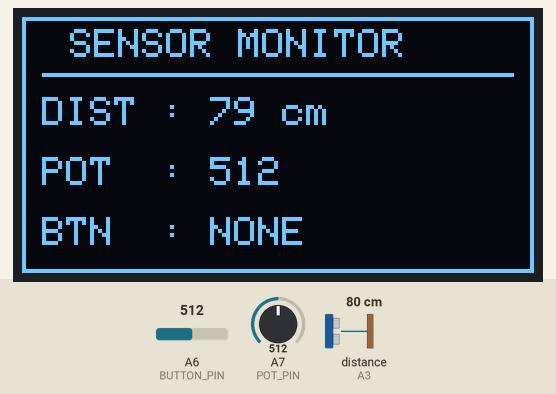
Recording of a sketch running on a simulated Arduino Nano, built with avr-gcc and run on an emulated ATmega328P. On the bench: 128×64 one-colour display. Wiring (inferred from the names in the program): ultrasonic range finder: trigger pin 5; echo A3. The inputs (shaded band) are chosen by the test bench; at power-on: A6 (BUTTON_PIN) = 512, distance to the obstacle (sensor on A3) 80 cm, A7 (POT_PIN) = 512. The echo pulse lasts 58.3 µs per cm; what the sketch prints to the serial monitor is not drawn.

Above: at 1.2 s.
1.3 s: A6 (BUTTON_PIN) set to 717
2.8 s: A6 (BUTTON_PIN) set to 742
At 4.0 s:
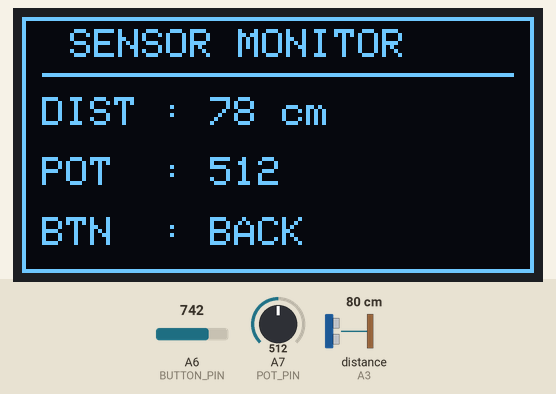
4.3 s: distance to the obstacle (sensor on A3) set to 2 cm
At 5.5 s:
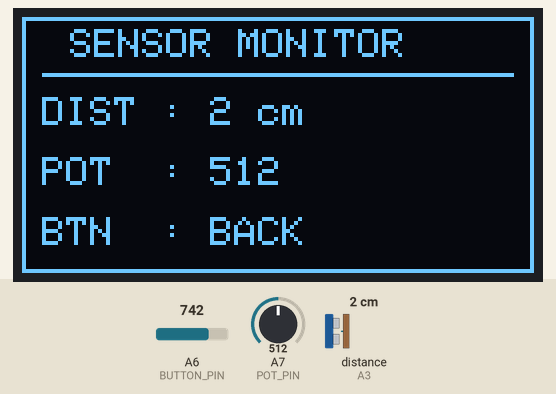
5.8 s: A6 (BUTTON_PIN) set to 855
At 7.0 s:
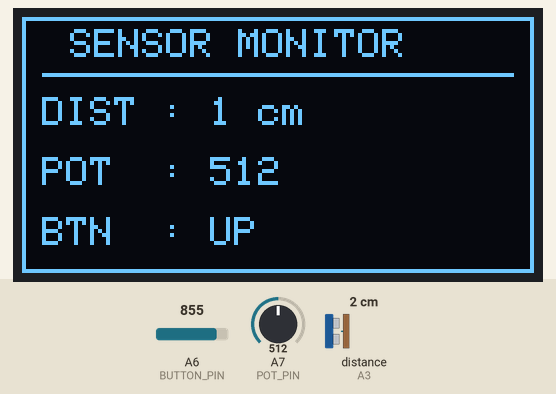
7.3 s: A7 (POT_PIN) set to 539
At 8.3 s:
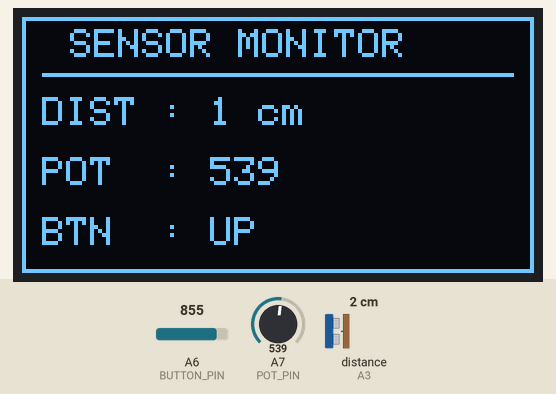
8.8 s: A6 (BUTTON_PIN) set to 832
At 9.6 s:
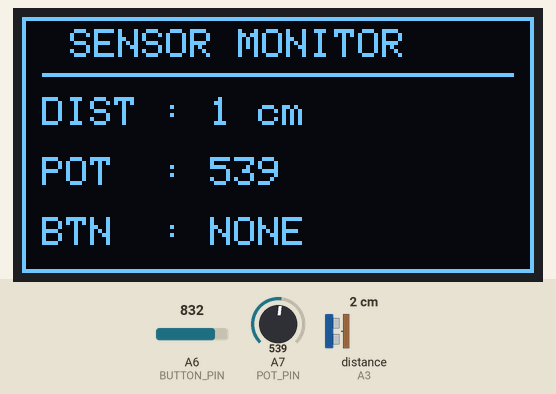
Timing chart, 0 to 11.3 s (numbered marks = the images above; inputs shaded):
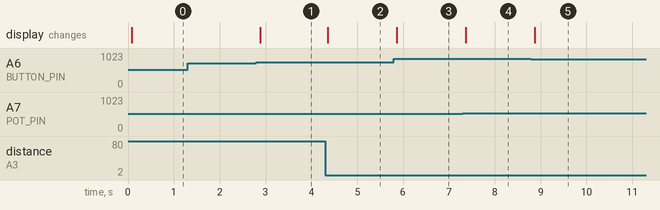

The sketch:

Practical_63.ino
```cpp
/*
==========================================
Practical-63 : Multiple Sensor Values
OLED + Ultrasonic + POT + Button
==========================================
*/

#include <Wire.h>
#include <Adafruit_GFX.h>
#include <Adafruit_SSD1306.h>

#define SCREEN_WIDTH 128
#define SCREEN_HEIGHT 64

#define TRIG_PIN 5
#define ECHO_PIN A3

#define POT_PIN A7
#define BUTTON_PIN A6

Adafruit_SSD1306 display(SCREEN_WIDTH, SCREEN_HEIGHT, &Wire, -1);

int lastDistance = -999;
int lastPot = -999;
int lastBtn = -999;

const int DIST_THRESHOLD = 2;
const int POT_THRESHOLD = 10;

//---------------------------------
int getButton()
//---------------------------------
{
  long sum = 0;

  for(int i = 0; i < 5; i++)
  {
    sum += analogRead(BUTTON_PIN);
    delay(2);
  }

  int value = sum / 5;

  // UP (853 - 855)
  if(value >= 845 && value <= 865)
    return 1;

  // DOWN (789 - 790)
  if(value >= 780 && value <= 800)
    return 2;

  // BACK (733 - 734)
  if(value >= 725 && value <= 745)
    return 3;

  // SELECT (931 - 932)
  if(value >= 920 && value <= 945)
    return 4;

  return 0;
}

//---------------------------------
String buttonName(int btn)
//---------------------------------
{
  switch(btn)
  {
    case 1: return "UP";
    case 2: return "DOWN";
    case 3: return "BACK";
    case 4: return "SELECT";
    default: return "NONE";
  }
}

void setup()
{
  Serial.begin(9600);

  pinMode(TRIG_PIN, OUTPUT);
  pinMode(ECHO_PIN, INPUT);

  if(!display.begin(SSD1306_SWITCHCAPVCC,0x3C))
  {
    while(1);
  }

  display.setTextColor(SSD1306_WHITE);
}

void loop()
{
  // Ultrasonic
  digitalWrite(TRIG_PIN, LOW);
  delayMicroseconds(2);

  digitalWrite(TRIG_PIN, HIGH);
  delayMicroseconds(10);

  digitalWrite(TRIG_PIN, LOW);

  long duration = pulseIn(ECHO_PIN, HIGH, 30000);

  int distance;

  if(duration == 0)
    distance = -1;
  else
    distance = duration * 0.034 / 2;

  // Pot
  int pot = analogRead(POT_PIN);

  // Button
  int btn = getButton();

  // Sirf tab update karo jab koi value meaningfully change ho
  bool distChanged = abs(distance - lastDistance) > DIST_THRESHOLD;
  bool potChanged = abs(pot - lastPot) > POT_THRESHOLD;
  bool btnChanged = btn != lastBtn;

  if (distChanged || potChanged || btnChanged)
  {
    // Serial Monitor
    Serial.print("Distance : ");
    Serial.print(distance);

    Serial.print(" cm   POT : ");
    Serial.print(pot);

    Serial.print("   Button : ");
    Serial.println(buttonName(btn));

    // OLED
    display.clearDisplay();

    display.drawRect(0,0,128,64,SSD1306_WHITE);

    display.setTextSize(1);

    display.setCursor(12,3);
    display.println("SENSOR MONITOR");

    display.drawLine(5,14,122,14,SSD1306_WHITE);

    display.setCursor(5,20);
    display.print("DIST : ");

    if(distance == -1)
      display.print("--");
    else
      display.print(distance);

    display.print(" cm");

    display.setCursor(5,35);
    display.print("POT  : ");
    display.print(pot);

    display.setCursor(5,50);
    display.print("BTN  : ");
    display.print(buttonName(btn));

    display.display();

    lastDistance = distance;
    lastPot = pot;
    lastBtn = btn;
  }

  delay(50);
}
```

Measured:
- the behaviour switches between 724 and 725 on A6 (BUTTON_PIN) (found by bisection; images 0 and 1)
- the behaviour switches between 522 and 523 on A7 (POT_PIN) (found by bisection; images 3 and 4)
- the behaviour switches between 845 and 844 on A6 (BUTTON_PIN) (found by bisection; images 4 and 5)
- after the input at 1.3 s, every drawn part: stays the same
- after the input at 2.8 s, the display: changes after 0.08 s (image 1)
- after the input at 4.3 s, the display: changes after 0.06 s (image 2)
- after the input at 5.8 s, the display: changes after 0.06 s (image 3)
- after the input at 7.3 s, the display: changes after 0.07 s (image 4)
- after the input at 8.8 s, the display: changes after 0.07 s (image 5)
